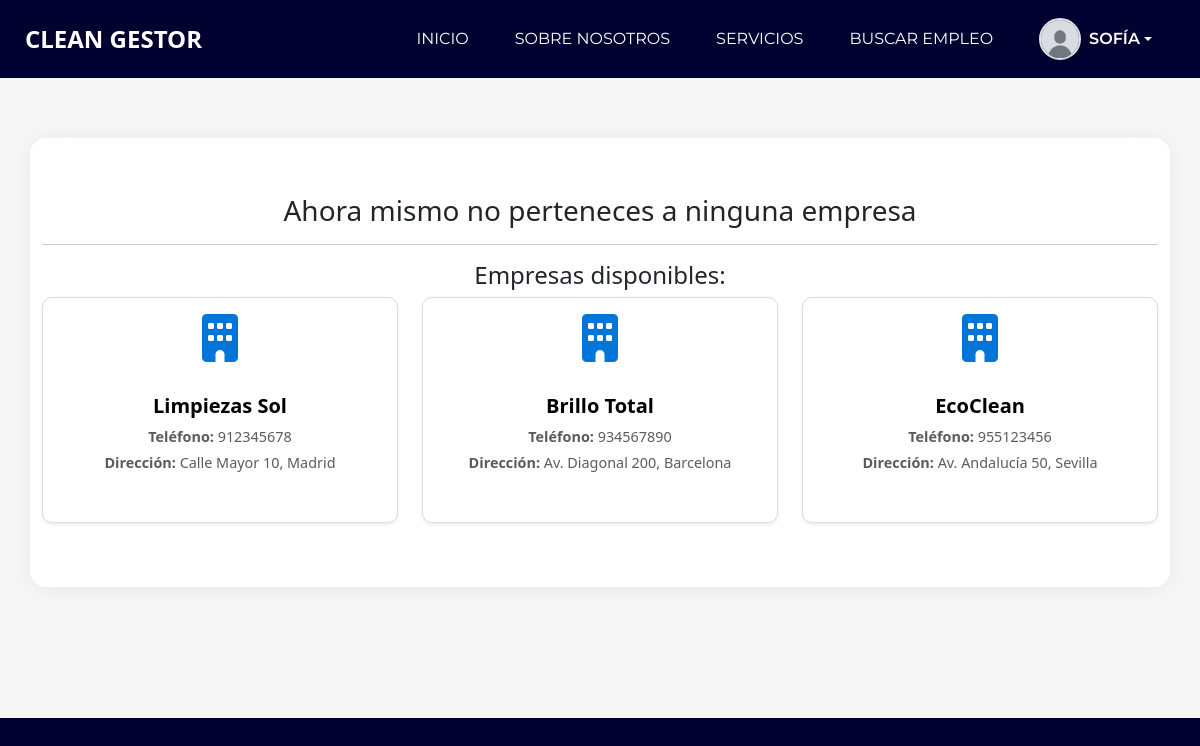
The app's page /CleanGestor/views/buscar_empleo.php (signed in) with its own data.
### tables this page shows
CREATE TABLE `empresa` (
  `idEmpresa` int(11) NOT NULL,
  `nombreEmpresa` varchar(255) NOT NULL,
  `telefonoEmpresa` int(11) NOT NULL,
  `direccion` varchar(255) NOT NULL,
  `correoDirector` varchar(255) NOT NULL
);

### CleanGestor/DAO/EmpresaDAO.php (called while the page is built, shortened)
<?php
class EmpresaDAO {
    public function getAllEmpresas() {
        $pdo = Database::connect();
        $sql = "SELECT idEmpresa, nombreEmpresa, telefonoEmpresa, direccion FROM empresa";
        $stmt = $pdo->query($sql);
        return $stmt->fetchAll(PDO::FETCH_ASSOC);
    }
}
?>

### CleanGestor/views/buscar_empleo.php (the view, shortened to what this page needs)
<?php
include_once '../DAO/EmpresaDAO.php';
$idEmpresa = $_SESSION['idEmpresa'] ?? null;
$empresaDAO = new EmpresaDAO();
$nombreEmpresa = $idEmpresa ? $empresaDAO->getEmpresaById($idEmpresa)->getNombreEmpresa() : null;
$empresasDisponibles = !$idEmpresa ? $empresaDAO->getAllEmpresas() : [];
?>
<!DOCTYPE html>
<html lang="es">
<head>
  <link rel="stylesheet" type="text/css" href="../assets/css/bootstrap.css?v=<?php echo time(); ?>" />
  <link href="../assets/css/style.css?v=<?php echo time(); ?>" rel="stylesheet" />
  <link href="../assets/css/responsive.css?v=<?php echo time(); ?>" rel="stylesheet" />
  <link rel="stylesheet" href="https://cdnjs.cloudflare.com/ajax/libs/animate.css/4.1.1/animate.min.css">
</head>
<body>
  <div class="hero_area">
    <header class="header_section">
      <div class="container-fluid">
        <?php include_once("navbar.php"); ?>
      </div>
    </header>
    <section class="profile-section">
      <div class="container">
        <div class="row">
            <div class="profile-card animate__animated animate__fadeInUp">
              <div class="text-center">
              <?php if ($nombreEmpresa): ?>
                <h3 class="mt-3">Ahora mismo perteneces a la empresa <?php echo htmlspecialchars($nombreEmpresa); ?></h3>
              <?php else: ?>
                <h3 class="mt-3">Ahora mismo no perteneces a ninguna empresa</h3>
                <hr>
                <h4>Empresas disponibles:</h4>
                <div class="row">
                  <?php foreach ($empresasDisponibles as $empresa): ?>
                    <div class="col-md-4 col-sm-6 mb-4">
                      <a href="perfilEmpresa.php?id=<?php echo htmlspecialchars($empresa['idEmpresa']); ?>" style="text-decoration: none;">
                        <div class="card service-card h-100 shadow-sm" style="background:#fff; color:#000; border:1px solid #ddd; cursor:pointer; border-radius: 10px;">
                          <div class="text-center p-3">
                            <?php if (!empty($empresa['logoEmpresa'])): ?>
                              <img
                                src="<?php echo htmlspecialchars($empresa['logoEmpresa']); ?>"
                                alt="Logo de la empresa"
                                style="width: 80px; height: 80px; object-fit: cover; border-radius: 50%; border:2px solid #0275d8;">
                            <?php else: ?>
                              <i class="fa-solid fa-building fa-3x" style="color:#0275d8;"></i>
                            <?php endif; ?>
                          </div>
                          <div class="card-body text-center">
                            <h5 class="card-title fw-bold mb-2"><?php echo htmlspecialchars($empresa['nombreEmpresa']); ?></h5>
                            <p class="card-text text-muted mb-1"><strong>Teléfono:</strong> <?php echo htmlspecialchars($empresa['telefonoEmpresa']); ?></p>
                            <p class="card-text text-muted"><strong>Dirección:</strong> <?php echo htmlspecialchars($empresa['direccion']); ?></p>
                          </div>
                        </div>
                      </a>
                    </div>
                  <?php endforeach; ?>
                </div>
              <?php endif; ?>
              </div>
            </div>
          </div>
        </div>
      </div>
</body>
</html>

### CleanGestor/views/navbar.php (shortened to what this page needs)
<?php
$foto_perfil = isset($_SESSION['foto_perfil']) ? $_SESSION['foto_perfil'] : '../assets/uploads/default.png';
?>
<link href="https://cdn.jsdelivr.net/npm/bootstrap@5.3.3/dist/css/bootstrap.min.css" rel="stylesheet">
<link rel="stylesheet" href="https://cdnjs.cloudflare.com/ajax/libs/font-awesome/6.5.0/css/all.min.css">
<nav class="navbar navbar-expand-lg custom_nav-container">
    <a class="navbar-brand animate__animated animate__fadeInDown" href="index.php">
        <span>CLEAN GESTOR</span>
    </a>
    <div class="collapse navbar-collapse" id="navbarSupportedContent">
        <ul class="navbar-nav ms-auto align-items-center">
            <li class="nav-item"><a class="nav-link" href="index.php">INICIO</a></li>
            <li class="nav-item"><a class="nav-link" href="informate.php">SOBRE NOSOTROS</a></li>
            <?php if (isset($_SESSION['dni'])): ?>
                <?php if (!($_SESSION['tipo_usuario'] === 'trabajador' && $_SESSION['rol'] === 'empleado')): ?>
                    <li class="nav-item"><a class="nav-link" href="servicios.php">SERVICIOS</a></li>
                <?php else: ?>
                    <li class="nav-item"><a class="nav-link" href="servicios_pendientes.php">SERVICIOS</a></li>
                <?php endif; ?>
                <?php if ($_SESSION['tipo_usuario'] === 'trabajador' && $_SESSION['rol'] === 'empleado'): ?>
                    <li class="nav-item"><a class="nav-link" href="buscar_empleo.php">BUSCAR EMPLEO</a></li>
                <?php endif; ?>
                <li class="nav-item dropdown">
                    <a class="nav-link dropdown-toggle d-flex align-items-center" href="#" id="profileDropdown" role="button" data-bs-toggle="dropdown" aria-expanded="false" style="padding: 10px 15px;">
                        <img
                            src="<?php echo htmlspecialchars($foto_perfil); ?>"
                            alt="Foto de perfil"
                            class="rounded-circle shadow-sm border border-2"
                            style="height: 42px; width: 42px; object-fit: cover; margin-right: 8px;"
                        >
                        <span class="fw-semibold"><?php echo $_SESSION['nombre'] ?? 'Usuario'; ?></span>
                    </a>
                </li>
            <?php endif; ?>
        </ul>
    </div>
</nav>

### CleanGestor/assets/css/style.css (style rules this page uses)
body { height: auto; min-height: 100%; background: #fff; font-family: 'Montserrat', Arial, sans-serif; overflow-x: hidden; }
a, a:hover, a:focus { text-decoration: none; }
.hero_area { position: relative; background-color: #020230; height: auto !important; overflow: visible !important; min-height: 100vh; display: -webkit-box; display: -ms-flexbox; display: flex; -webkit-box-orient: vertical; -webkit-box-direction: normal; -ms-flex-direction: column; flex-direction: column; }
.header_section .container-fluid { padding-right: 25px; padding-left: 25px; }
.profile-section { padding: 60px 0; background: #f7f7f7; min-height: 80vh; }
.profile-card { background: #fff; border-radius: 16px; box-shadow: 0 2px 24px rgba(0,0,0,0.07); padding: 40px 30px; max-width: 600px; margin: 0 auto; }
.service-card { margin-bottom: 32px !important; border-radius: 18px; box-shadow: 0 4px 20px rgba(0,0,0,0.07); transition: transform 0.2s; }
.navbar-brand span { font-weight: bold; color: #fff; font-size: 24px; text-transform: uppercase; }
.custom_nav-container { padding: 10px 0; }
.custom_nav-container .navbar-nav { align-items: center; }
.custom_nav-container .navbar-nav .nav-item .nav-link { padding: 10px 15px; margin: 0 8px; color: #fff; text-align: center; text-transform: uppercase; font-family: 'Montserrat', Arial, sans-serif; transition: background 0.2s, color 0.2s; }
.service-card { transition: transform 0.2s ease, box-shadow 0.2s ease; }
.service-card p { font-size: 0.9rem; }
.text-muted { color: #ddd; }
.card { margin-bottom: 15px; border: 1px solid #ddd; border-radius: 8px; max-width: 600px; margin-left: auto; margin-right: auto; }
.card-body { padding: 8px 12px; }

### CleanGestor/assets/css/responsive.css (style rules this page uses)
@media (min-width: 1200px) { .container { max-width: 1170px; } }

### records on screen
empresa: nombreEmpresa "Limpiezas Sol", telefonoEmpresa "912345678", direccion "Calle Mayor 10, Madrid"
empresa: nombreEmpresa "Brillo Total", telefonoEmpresa "934567890", direccion "Av. Diagonal 200, Barcelona"
empresa: nombreEmpresa "EcoClean", telefonoEmpresa "955123456", direccion "Av. Andalucía 50, Sevilla"

### other values on screen
$_SESSION['nombre'] "SOFÍA"
